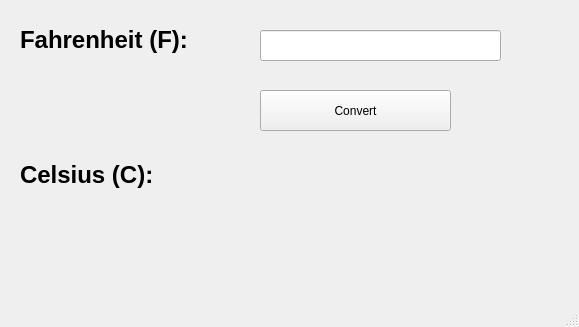
<?xml version="1.0" encoding="UTF-8"?>
<ui version="4.0">
 <class>MainWindow</class>
 <widget class="QMainWindow" name="MainWindow">
  <property name="geometry">
   <rect>
    <x>0</x>
    <y>0</y>
    <width>579</width>
    <height>327</height>
   </rect>
  </property>
  <property name="windowTitle">
   <string>MainWindow</string>
  </property>
  <widget class="QWidget" name="centralwidget">
   <widget class="QLabel" name="label">
    <property name="geometry">
     <rect>
      <x>20</x>
      <y>20</y>
      <width>241</width>
      <height>41</height>
     </rect>
    </property>
    <property name="text">
     <string>&lt;html&gt;&lt;head/&gt;&lt;body&gt;&lt;p&gt;&lt;span style=&quot; font-size:18pt; font-weight:600;&quot;&gt;Fahrenheit (F):&lt;/span&gt;&lt;/p&gt;&lt;/body&gt;&lt;/html&gt;</string>
    </property>
   </widget>
   <widget class="QLabel" name="label_2">
    <property name="geometry">
     <rect>
      <x>20</x>
      <y>140</y>
      <width>171</width>
      <height>71</height>
     </rect>
    </property>
    <property name="text">
     <string>&lt;html&gt;&lt;head/&gt;&lt;body&gt;&lt;p&gt;&lt;span style=&quot; font-size:18pt; font-weight:600;&quot;&gt;Celsius (C):&lt;/span&gt;&lt;/p&gt;&lt;/body&gt;&lt;/html&gt;</string>
    </property>
   </widget>
   <widget class="QLineEdit" name="lineEditF">
    <property name="geometry">
     <rect>
      <x>260</x>
      <y>30</y>
      <width>241</width>
      <height>31</height>
     </rect>
    </property>
   </widget>
   <widget class="QPushButton" name="pushButton">
    <property name="geometry">
     <rect>
      <x>260</x>
      <y>90</y>
      <width>191</width>
      <height>41</height>
     </rect>
    </property>
    <property name="text">
     <string>Convert</string>
    </property>
   </widget>
   <widget class="QLabel" name="labelC">
    <property name="geometry">
     <rect>
      <x>250</x>
      <y>170</y>
      <width>141</width>
      <height>21</height>
     </rect>
    </property>
    <property name="text">
     <string/>
    </property>
   </widget>
  </widget>
  <widget class="QMenuBar" name="menubar">
   <property name="geometry">
    <rect>
     <x>0</x>
     <y>0</y>
     <width>579</width>
     <height>26</height>
    </rect>
   </property>
  </widget>
  <widget class="QStatusBar" name="statusbar"/>
 </widget>
 <resources/>
 <connections/>
</ui>
